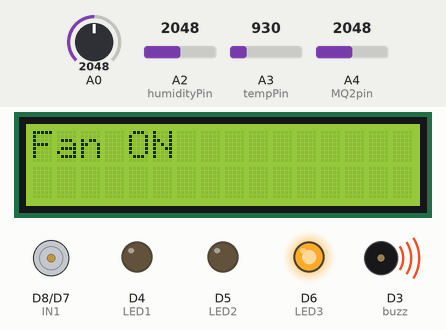
This sketch was run on a simulated Arduino Nano ESP32. Parts: 16×2 character LCD, motor-driver pin pairs drawn as motors (green arrow = first pin HIGH = forward, orange = second pin HIGH = backward, longer = more drive, scaled by the enable pin), output pins drawn as LEDs (lit = HIGH), buzzer (waves = sounding, pin HIGH). Inputs (shaded band) come from the test bench; at power-on: A4 (MQ2pin) = 2048, A0 = 2048, A3 (tempPin) = 930, A2 (humidityPin) = 2048. What the sketch prints to the serial monitor is not drawn.

Above: at 1.2 s.
1.3 s: A4 (MQ2pin) set to 699
11.7 s: A4 (MQ2pin) set to 620
At 19.9 s:
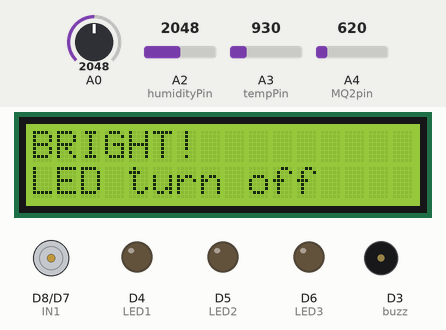
25.7 s: A0 set to 825
33.7 s: A0 set to 725
At 36.7 s:
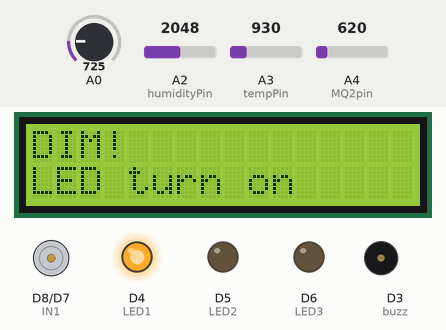
45.0 s: A3 (tempPin) set to 1004
At 49.3 s:
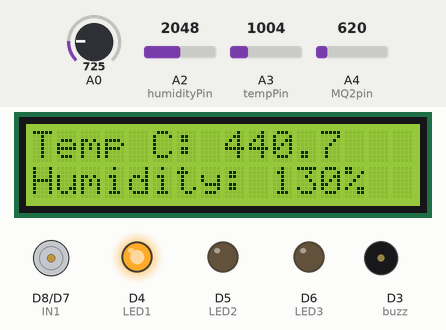
53.0 s: A2 (humidityPin) set to 2866
At 57.0 s:
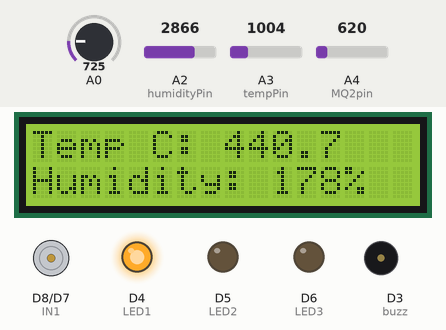
Timing chart, 0 to 60.2 s (numbered marks = the images above; inputs shaded):
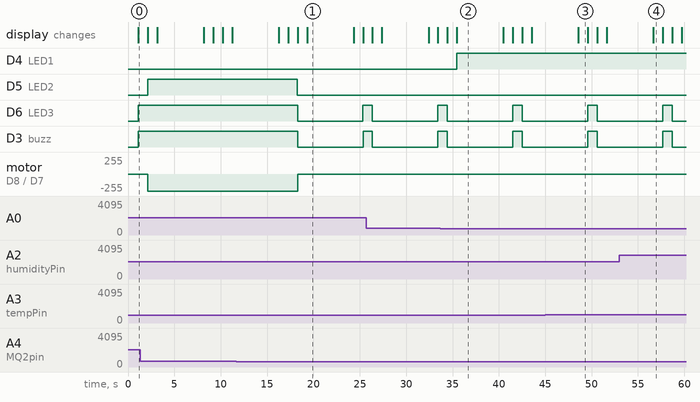

The sketch:

reshme_arduino.ino
```cpp
#include <Adafruit_LiquidCrystal.h>

// Constants
const int LED1 = 4;
const int LED2 = 5;
const int LED3 = 6;
const int buzz = 3;
const int MQ2pin = A4;
const int tempPin = A3;
const int humidityPin = A2;
const int lcdColumns = 16;
const int lcdRows = 2;
const int IN1 = 8;
const int IN2 = 7;
const int EN1 = 9;
const int EN2 = 10;
const int LDR = A1;

// Variables
int rawValue = 0;
double voltage = 0;
double tempC = 0;
int humiditySensorOutput = 0;
int seconds = 0;

// LCD instance
Adafruit_LiquidCrystal lcd_1(0);

void setup() {
  Serial.begin(9600);
  pinMode(humidityPin, INPUT);
  lcd_1.begin(lcdColumns, lcdRows);
  pinMode(IN1, OUTPUT);
  pinMode(IN2, OUTPUT);
  pinMode(EN2, OUTPUT);
  pinMode(LED1, OUTPUT);
  pinMode(MQ2pin, INPUT);
  pinMode(LED2, OUTPUT);
  pinMode(LDR, INPUT);
  pinMode(LED3, OUTPUT);
  pinMode(buzz, OUTPUT);
}

void loop() {
  // Read temperature sensor
  rawValue = analogRead(tempPin);
  voltage = (rawValue / 1023.0) * 5000; // Convert to millivolts
  tempC = (voltage - 500) * 0.1; // Convert millivolts to Celsius

  // Output to serial monitor
  Serial.print("Raw Value = ");
  Serial.print(rawValue);
  Serial.print(" milli volts = ");
  Serial.print(voltage, 0);
  Serial.print(" tempC = ");
  Serial.print(tempC, 1);

  // Display temperature on LCD
  lcd_1.clear();
  lcd_1.setCursor(0, 0);
  lcd_1.print("Temp C: ");
  lcd_1.print(tempC, 1);

  // Simulate humidity
  humiditySensorOutput = analogRead(humidityPin);
  int humidity = map(humiditySensorOutput, 0, 1023, 10, 70); // Map to percentage

  // Display humidity on LCD
  lcd_1.setCursor(0, 1);
  lcd_1.print("Humidity: ");
  lcd_1.print(humidity);
  lcd_1.print("%");

  delay(1000);

  // Fan control based on temperature
  if (tempC < 22 || tempC > 28) {
    digitalWrite(LED3, HIGH);
    lcd_1.clear();
    lcd_1.setCursor(0, 0);
    digitalWrite(EN1, HIGH);
    digitalWrite(IN1, LOW);
  	digitalWrite(IN2, HIGH);
    lcd_1.print("Fan ON");
    digitalWrite(buzz, HIGH);
  } else {
    digitalWrite(LED3, LOW);
    digitalWrite(EN1, LOW);
    Serial.println("Fan OFF");
    digitalWrite(buzz, LOW);
  }

  delay(1000);

  float sensorValue = analogRead(MQ2pin);
  if(sensorValue <= 650){
    lcd_1.clear();
    lcd_1.setCursor(0, 0);
    digitalWrite(LED2, LOW);
    Serial.print(sensorValue);
    lcd_1.print("Smoke Not");
    lcd_1.setCursor(0, 1);
    lcd_1.print("Detected");
    digitalWrite(buzz, LOW);
    digitalWrite(LED3, LOW);
    digitalWrite(EN2, LOW);
    Serial.println("Fan OFF");
  }else{
    lcd_1.clear();
    lcd_1.setCursor(0, 0);
    digitalWrite(LED2, HIGH);
    lcd_1.print("Smoke Detected!");
    Serial.println("Val=");
    Serial.print(sensorValue);
    digitalWrite(buzz, HIGH);
    digitalWrite(EN2, HIGH);
    digitalWrite(IN1, LOW);
  	digitalWrite(IN2, HIGH);
    lcd_1.print("Fan ON");
  }

  delay(1000);

  int luminosidade = analogRead(A0);
  Serial.println(luminosidade);
  if(luminosidade < 755) {
  	digitalWrite (LED1 ,HIGH);
    lcd_1.clear();
    lcd_1.setCursor(0, 0);
    lcd_1.print("DIM!");
    lcd_1.setCursor(0, 1);
    lcd_1.print("LED turn on");
  }
  else {
    lcd_1.clear();
    lcd_1.setCursor(0, 0);
    lcd_1.print("BRIGHT!");
    lcd_1.setCursor(0, 1);
    lcd_1.print("LED turn off");
    digitalWrite(LED1 , LOW);
  }

  seconds += 5;
  delay(5000); // Iterate every 5 second
}
```

Measured:
- the behaviour switches between 651 and 650 on A4 (MQ2pin) (found by bisection; images 0 and 1)
- the behaviour switches between 755 and 754 on A0 (found by bisection; images 1 and 2)
- after the input at 11.7 s, D5 (LED2): HIGH → LOW after 6.6 s; D6 (LED3), D3 (buzz): HIGH → LOW after 6.6 s, → HIGH 7.1 s later; motor on D8 (IN1) / D7 (IN2): backward 255/255 → stopped after 6.6 s; the display: first differs from a run without the input after 6.6 s (image 1 shows a later state)
- after the input at 33.7 s, D4 (LED1): LOW → HIGH after 1.8 s; the display: first differs from a run without the input after 1.8 s (image 2)
- what the display in image 1 shows lasts 5.0 s, from 19.3 s to 24.3 s
- what the display in image 3 shows lasts 1.0 s, from 48.6 s to 49.6 s
